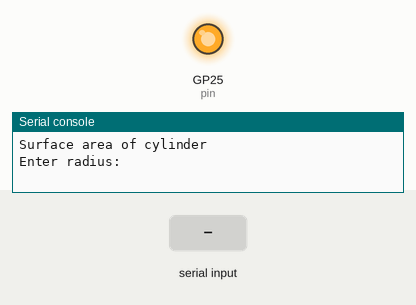
This program was run on a simulated Raspberry Pi Pico running MicroPython. Parts: output pins drawn as LEDs (lit = HIGH), the last lines printed to the serial console. Dashed ring = blinking. The test bench sets the inputs (shaded band).

Above: at 1.2 s.
1.3 s: "5" typed at the serial console, then Enter
2.8 s: "90" typed at the serial console, then Enter
At 3.1 s:
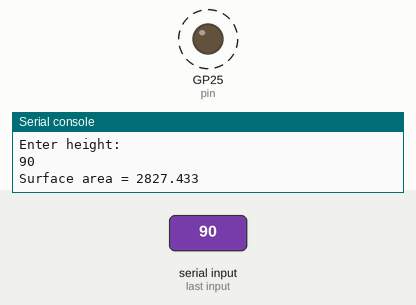
Timing chart, 0 to 11.8 s (numbered marks = the images above; inputs shaded):
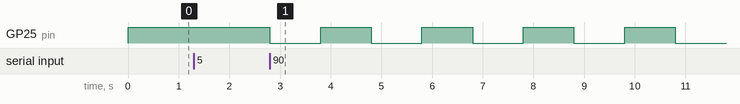

The program:

cylArea.py
```python
from machine import Pin
from utime import sleep
import math

pin = Pin("LED", Pin.OUT)
pin.value(1)
print('Surface area of cylinder')
r = float(input('Enter radius:'))
h = float(input('Enter height:'))

print(f'Surface area = {2 * math.pi * r *h}')
while True:
    try:
        pin.toggle()
        sleep(1) # sleep 1sec
    except KeyboardInterrupt:
        break
pin.off()
print("Finished.")
```

Measured:
- after the input at 2.8 s, GP25 (pin): alternates HIGH for 1.0 s and LOW for 1.0 s, starting at once
